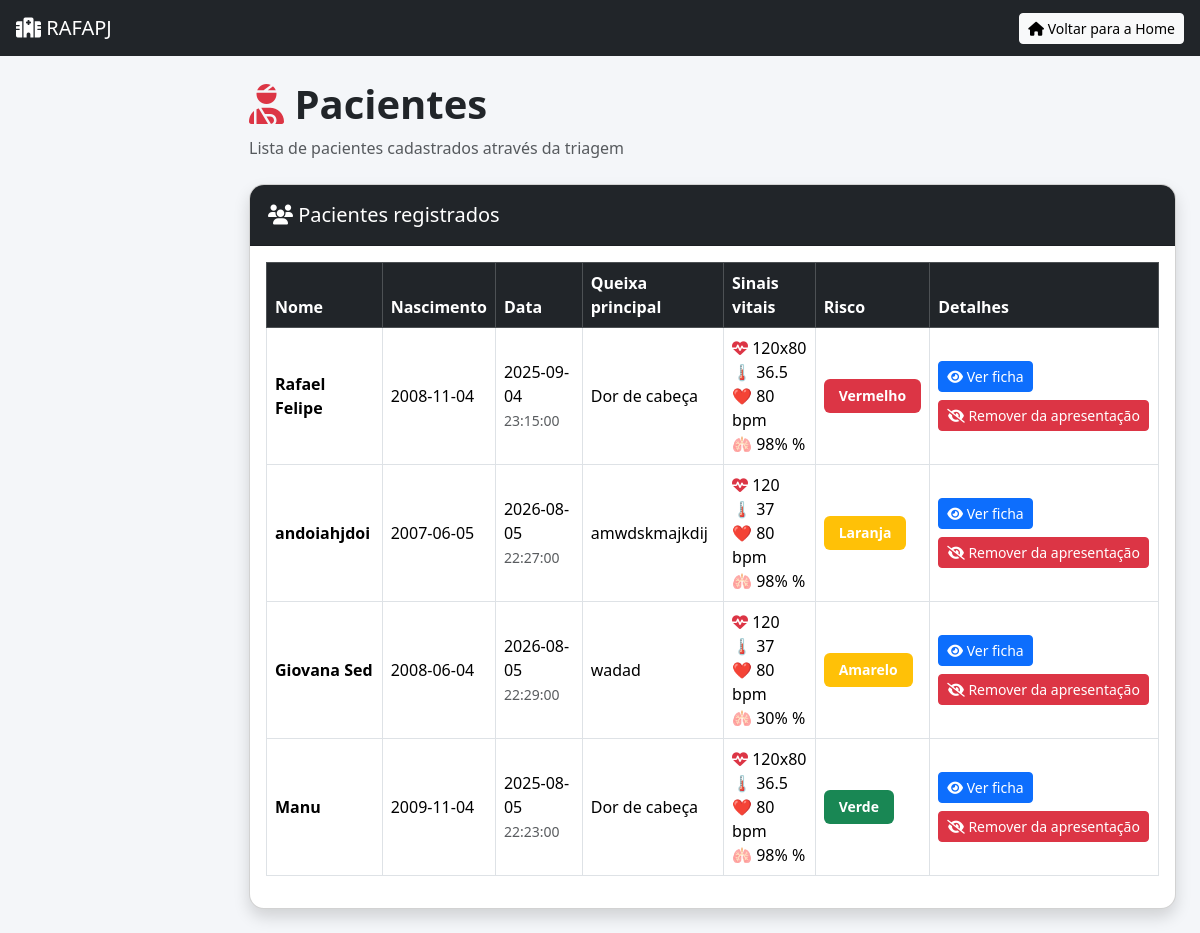
The page /RafaPj/pacientes.php on the database as committed earlier.
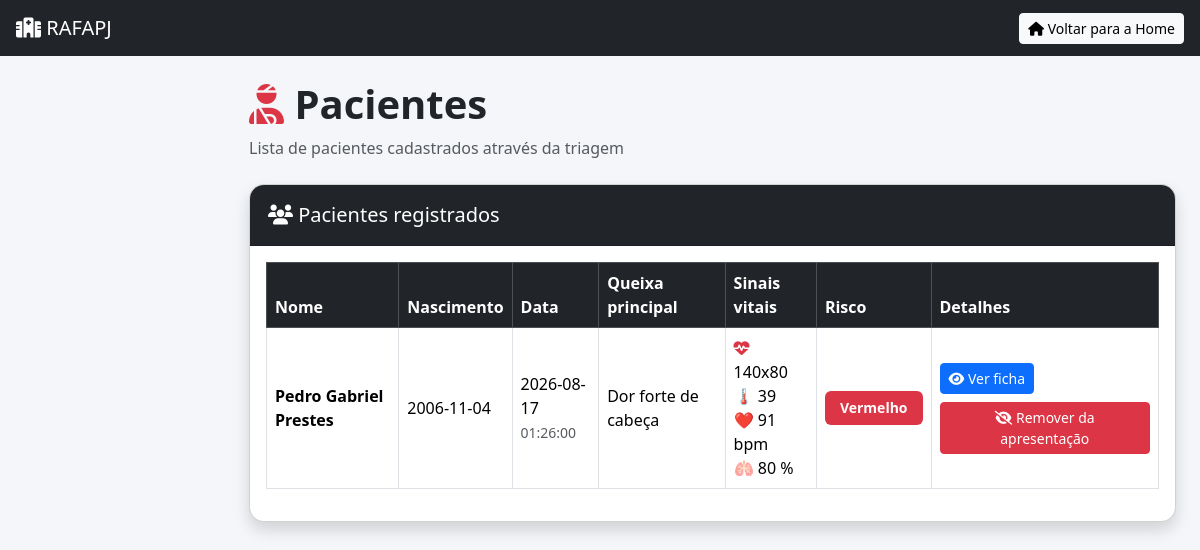
The same page on the database as committed later.
### tables this page shows
CREATE TABLE `pacientes` (
  `id` int(11) NOT NULL,
  `nome` varchar(100) NOT NULL,
  `data_nascimento` date DEFAULT NULL,
  `hora_triagem` time DEFAULT NULL,
  `historico` text DEFAULT NULL,
  `medicamentos` text DEFAULT NULL,
  `alergias` text DEFAULT NULL,
  `pressao` varchar(20) DEFAULT NULL,
  `temperatura` varchar(10) DEFAULT NULL,
  `frequencia` int(11) DEFAULT NULL,
  `saturacao` varchar(10) DEFAULT NULL,
  `dor` int(11) DEFAULT NULL,
  `risco` varchar(20) DEFAULT NULL,
  `criado_em` timestamp NULL DEFAULT current_timestamp(),
  `data_triagem` date DEFAULT NULL,
  `queixa_principal` text DEFAULT NULL,
  `sintomas` text DEFAULT NULL,
  `exibir` tinyint(1) NOT NULL DEFAULT 1,
  `gestante` tinyint(1) DEFAULT 0,
  `imunossuprimido` tinyint(1) DEFAULT 0,
  `cronico` tinyint(1) DEFAULT 0,
  `consciencia` varchar(20) DEFAULT 'normal',
  `hemorragia` tinyint(1) DEFAULT 0,
  `trauma` tinyint(1) DEFAULT 0
);

### RafaPj/pacientes.php (the view, shortened to what the changed rows need)
<?php
include "conexao.php";
$sql = "
    SELECT *
    FROM pacientes
    WHERE exibir = 1
    ORDER BY
        CASE risco
            WHEN 'Vermelho' THEN 1
            WHEN 'Laranja' THEN 2
            WHEN 'Amarelo' THEN 3
            WHEN 'Verde' THEN 4
            WHEN 'Azul' THEN 5
            ELSE 6
        END,
        id DESC
";
$resultado = $conn->query($sql);
?>
<!DOCTYPE html>
<html lang="pt-BR">
<head>
    <link
        href="css/styles.css"
        rel="stylesheet"
    >
    <link
        href="https://cdn.jsdelivr.net/npm/bootstrap@5.3.3/dist/css/bootstrap.min.css"
        rel="stylesheet"
    >
    <link
        href="https://cdnjs.cloudflare.com/ajax/libs/font-awesome/6.5.1/css/all.min.css"
        rel="stylesheet"
    >
</head>
<body class="sb-nav-fixed">
    <div id="layoutSidenav">
        <div id="layoutSidenav_content">
            <main>
                <div class="container-fluid px-4">
                    <div class="mt-4 mb-4">
                        <h1 class="titulo">
                            <i class="fas fa-user-injured text-danger"></i>
                            Pacientes
                        </h1>
                    </div>
                    <div class="card shadow mb-4">
                        <div class="card-body">
                            <?php if ($resultado && $resultado->num_rows > 0): ?>
                                <div class="table-responsive">
                                    <table class="table table-hover table-bordered">
                                        <thead class="table-dark">
                                            <tr>
                                                <th>
                                                    Nome
                                                </th>
                                                <th>
                                                    Nascimento
                                                </th>
                                                <th>
                                                    Data
                                                </th>
                                                <th>
                                                    Queixa principal
                                                </th>
                                                <th>
                                                    Sinais vitais
                                                </th>
                                                <th>
                                                    Risco
                                                </th>
                                                <th>
                                                    Detalhes
                                                </th>
                                            </tr>
                                        </thead>
                                        <tbody>
                                            <?php while ($p = $resultado->fetch_assoc()): ?>
                                                <tr>
                                                    <td>
                                                        <strong>
                                                            <?= htmlspecialchars(
                                                                $p['nome'],
                                                                ENT_QUOTES,
                                                                'UTF-8'
                                                            ) ?>
                                                        </strong>
                                                    </td>
                                                    <td>
                                                        <?= htmlspecialchars(
                                                            $p['data_nascimento'],
                                                            ENT_QUOTES,
                                                            'UTF-8'
                                                        ) ?>
                                                    </td>
                                                    <td>
                                                        <?= htmlspecialchars(
                                                            $p['data_triagem'],
                                                            ENT_QUOTES,
                                                            'UTF-8'
                                                        ) ?>
                                                        <br>
                                                        <small class="text-muted">
                                                            <?= htmlspecialchars(
                                                                $p['hora_triagem'],
                                                                ENT_QUOTES,
                                                                'UTF-8'
                                                            ) ?>
                                                        </small>
                                                    </td>
                                                    <td>
                                                        <?= htmlspecialchars(
                                                            $p['queixa_principal'],
                                                            ENT_QUOTES,
                                                            'UTF-8'
                                                        ) ?>
                                                    </td>
                                                    <td>
                                                        <i class="fas fa-heartbeat text-danger"></i>
                                                        <?= htmlspecialchars(
                                                            $p['pressao'],
                                                            ENT_QUOTES,
                                                            'UTF-8'
                                                        ) ?>
                                                        <br>
                                                        🌡️
                                                        <?= htmlspecialchars(
                                                            $p['temperatura'],
                                                            ENT_QUOTES,
                                                            'UTF-8'
                                                        ) ?>
                                                        <br>
                                                        ❤️
                                                        <?= htmlspecialchars(
                                                            $p['frequencia'],
                                                            ENT_QUOTES,
                                                            'UTF-8'
                                                        ) ?>
                                                        bpm
                                                        <br>
                                                        🫁
                                                        <?= htmlspecialchars(
                                                            $p['saturacao'],
                                                            ENT_QUOTES,
                                                            'UTF-8'
                                                        ) ?>
                                                        %
                                                    </td>
                                                    <td>
                                                        <?php
                                                        switch ($p['risco']) {
                                                            case "Vermelho":
                                                                $cor = "danger";
                                                                break;
                                                            case "Laranja":
                                                                $cor = "warning";
                                                                break;
                                                            case "Amarelo":
                                                                $cor = "warning";
                                                                break;
                                                            case "Verde":
                                                                $cor = "success";
                                                                break;
                                                        }
                                                        ?>
                                                        <span
                                                            class="badge bg-<?= $cor ?>"
                                                        >
                                                            <?= htmlspecialchars(
                                                                $p['risco'],
                                                                ENT_QUOTES,
                                                                'UTF-8'
                                                            ) ?>
                                                        </span>
                                                    </td>
                                                    <td>
                                                        <div class="d-flex gap-2 flex-wrap">
                                                            <button
                                                                class="btn btn-primary btn-sm"
                                                                data-bs-toggle="modal"
                                                                data-bs-target="#paciente<?= (int)$p['id'] ?>"
                                                            >
                                                                <i class="fas fa-eye"></i>
                                                                Ver ficha
                                                            </button>
                                                            <form
                                                                action="ocultar_paciente.php"
                                                                method="POST"
                                                                onsubmit="return confirm('Deseja remover este paciente da apresentação? O cadastro continuará salvo no sistema.');"
                                                            >
                                                                <button
                                                                    type="submit"
                                                                    class="btn btn-danger btn-sm"
                                                                >
                                                                    <i class="fas fa-eye-slash"></i>
                                                                    Remover da apresentação
                                                                </button>
                                                            </form>
                                                        </div>
                                                    </td>
                                                </tr>
                                            <?php endwhile; ?>
                                        </tbody>
                                    </table>
                                </div>
                            <?php endif; ?>
                        </div>
                    </div>
                </div>
            </main>
        </div>
    </div>
</body>
</html>

Rows that differ between the two databases and show on the page:
removed pacientes: nome "andoiahjdoi", data_nascimento "2007-06-05", data_triagem "2026-08-05", hora_triagem "22:27:00", queixa_principal "amwdskmajkdij", pressao "120", temperatura "37", frequencia "80", saturacao "98%", risco "Laranja"
removed pacientes: nome "Giovana Sed", data_nascimento "2008-06-04", data_triagem "2026-08-05", hora_triagem "22:29:00", queixa_principal "wadad", pressao "120", temperatura "37", frequencia "80", saturacao "30%", risco "Amarelo"
removed pacientes: nome "Manu", data_nascimento "2009-11-04", data_triagem "2025-08-05", hora_triagem "22:23:00", queixa_principal "Dor de cabeça", pressao "120x80", temperatura "36.5", frequencia "80", saturacao "98%", risco "Verde"
changed pacientes "Vermelho": nome "Rafael Felipe" → "Pedro Gabriel Prestes"; data_nascimento "2008-11-04" → "2006-11-04"; data_triagem "2025-09-04" → "2026-08-17"; hora_triagem "23:15:00" → "01:26:00"; queixa_principal "Dor de cabeça" → "Dor forte de cabeça"; pressao "120x80" → "140x80"; temperatura "36.5" → "39"; frequencia "80" → "91"; saturacao "98%" → "80"
